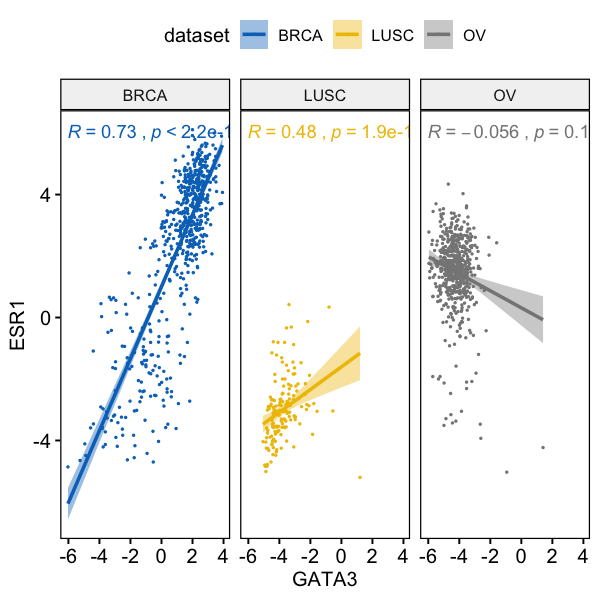

This figure's R source:
library(ggpubr)

expr <- read.delim("https://raw.githubusercontent.com/kassambara/data/master/expr_tcga.txt",stringsAsFactors = FALSE)

# show.legend=FALSE to remove strange "a" in legend
plot = ggscatter(expr, x = "GATA3", y = "ESR1", size = 0.3,color = "dataset", palette = "jco",facet.by = "dataset",add = "reg.line", conf.int = TRUE) + stat_cor(aes(color = dataset), method = "spearman", label.y = 6, show.legend=FALSE)

png("ggscatter.png", width=600, height=600, res=120)
print(plot)
dev.off()
